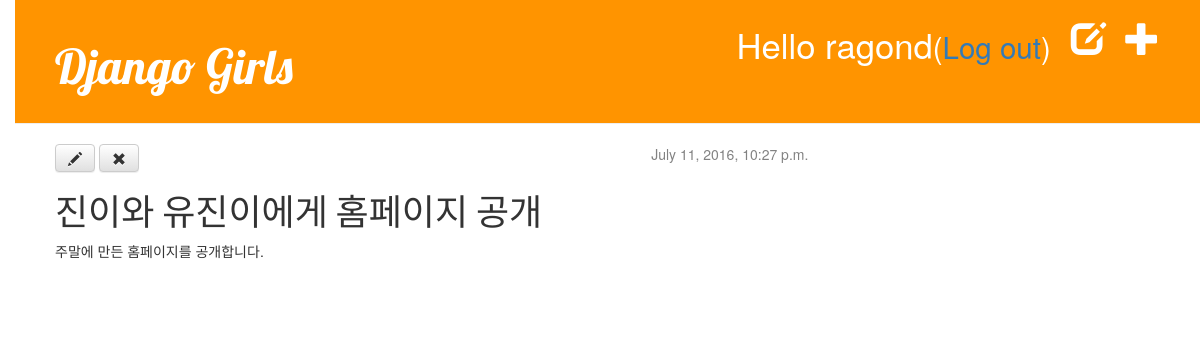
The app's page /post/10/ (signed in) with its own data.
### blog/models.py (models this page shows, shortened)
class Post(models.Model): #author, titile 등의 필드명으로 테이블을 만듦
    author = models.ForeignKey(settings.AUTH_USER_MODEL)
    title = models.CharField(max_length=200)
    text = models.TextField()
    created_date = models.DateTimeField(
            default=timezone.now)
    published_date = models.DateTimeField(
            blank=True, null=True)

### blog/views.py (the view)
# urls.py: url(r'^post/(?P<pk>[0-9]+)/$', views.post_detail, name='post_detail'),
def post_detail(request, pk):
    post = get_object_or_404(Post, pk=pk)
    return render(request, 'blog/post_detail.html', {'post': post})

### blog/templates/blog/post_detail.html
{% extends 'blog/base.html' %}
{% block content %}
    <div class="post">
        {% if post.published_date %}
            <div class="date">
                {{ post.published_date }}
            </div>
        {% else %}
            <a class="btn btn-default" href="{% url 'blog.views.post_publish' pk=post.pk %}">Publish</a>
        {% endif %}
        <a class="btn btn-default" href="{% url 'post_edit' pk=post.pk %}"><span class="glyphicon glyphicon-pencil"></span></a>
        <a class="btn btn-default" href="{% url 'post_remove' pk=post.pk %}"><span class="glyphicon glyphicon-remove"></span></a>
        <h1>{{ post.title }}</h1>
        <p>{{ post.text|linebreaksbr }}</p>
    </div>
{% endblock %}

### blog/templates/blog/base.html (shortened to what this page needs)
{% load staticfiles %}
<html>
    <head>
        <link rel="stylesheet" href="//maxcdn.bootstrapcdn.com/bootstrap/3.2.0/css/bootstrap.min.css">
        <link rel="stylesheet" href="//maxcdn.bootstrapcdn.com/bootstrap/3.2.0/css/bootstrap-theme.min.css">
        <link rel="stylesheet" href="{% static 'css/blog.css' %}">
    </head>
    <body>
        <div class="page-header">
            {% if user.is_authenticated %}
            <a href="{% url 'post_new' %}" class="top-menu"><span class="glyphicon glyphicon-plus"></span></a>
            <a href="{% url 'post_draft_list' %}" class="top-menu"><span class="glyphicon glyphicon-edit"></span></a>
            <p class="top-menu">Hello {{ user.username }}<small>(<a href="{% url 'logout' %}">Log out</a>)</small></p>
            {% else %}
            <a href="{% url 'login' %}" class="top-menu"><span class="glyphicon glyphicon-lock"></span></a>
            {% endif %}
            <h1><a href="{% url 'blog.views.post_list' %}">Django Girls</a></h1>
        </div>
        <div class="content">
            <div class="row">
                <div class="col-md-8">
                {% block content %}
                {% endblock %}
                </div>
            </div>
        </div>
    </body>
</html>

### blog/static/css/blog.css (style rules this page uses)
h1 a { color: #FCA205; font-family: 'Lobster'; }
body { padding-left: 15px; }
.page-header { background-color: #ff9400; margin-top: 0; padding: 20px 20px 20px 40px; }
.page-header h1, .page-header h1 a, .page-header h1 a:visited, .page-header h1 a:active { color: #ffffff; font-size: 36pt; text-decoration: none; }
.content { margin-left: 40px; }
h1, h2, h3, h4 { font-family: 'Lobster', cursive; }
.date { float: right; color: #828282; }
.top-menu, .top-menu:hover, .top-menu:visited { color: #ffffff; float: right; font-size: 26pt; margin-right: 20px; }
.post { margin-bottom: 70px; }

### records on screen
Post: published_date "July 11, 2016, 10:27 p.m.", title "진이와 유진이에게 홈페이지 공개", text "주말에 만든 홈페이지를 공개합니다."

### other values on screen
{{ user.username }} "ragond"
